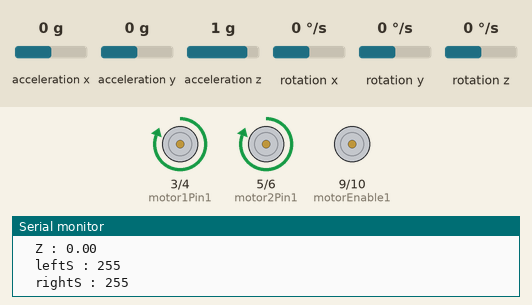
Bench run of a sketch on a simulated Arduino Uno, built with avr-gcc and run on an emulated ATmega328P. Shown: motor-driver pin pairs drawn as motors (green arrow = first pin HIGH = forward, orange = second pin HIGH = backward, longer = more drive), the last lines printed to the serial monitor. The inputs (shaded band) are chosen by the test bench; at power-on: rotation z 0 °/s, acceleration x 0 g, acceleration y 0 g, acceleration z 1 g, rotation x 0 °/s, rotation y 0 °/s.

Above: at 3.2 s.
3.3 s: rotation z set to 100 °/s
At 4.6 s:
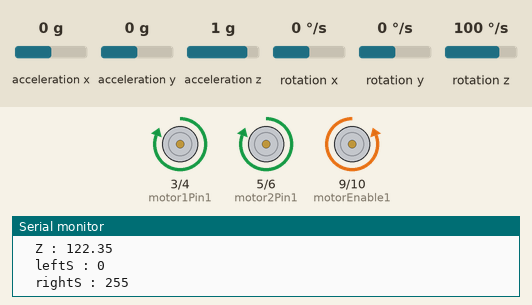
4.9 s: rotation z set to -46 °/s
7.9 s: rotation z set to -50 °/s
At 9.3 s:
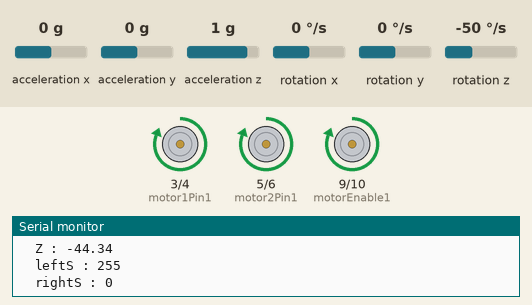
Timing chart, 0 to 10.9 s (numbered marks = the images above; inputs shaded):
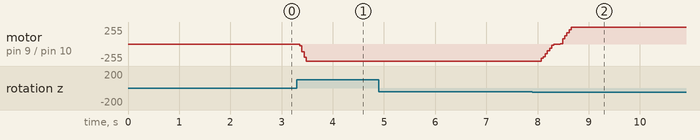

Measured:
- the behaviour switches between -49 and -50 °/s on rotation z (found by bisection; images 1 and 2)
- after the input at 3.3 s, motor on pin 9 (motorEnable1) / pin 10 (motorEnable2): stopped → backward 255/255 after 0.06 s

The sketch:

mpubasedcar.ino
```cpp
#include "Wire.h"
#include <MPU6050_light.h>

const float MAX_SPEED = 255; // Maximum motor speed (0-255)
const float STRAIGHT_ANGLE = 0.0; // Target Z-angle for straight line (degrees)
const float ANGLE_TOLERANCE = 3.0;

const int motor1Pin1 = 3;
const int motor1Pin2 = 4;
const int motor2Pin1 = 5;
const int motor2Pin2 = 6;
const int motorEnable1 = 9;
const int motorEnable2 = 10;

MPU6050 mpu(Wire);
unsigned long timer = 0;
float zAngle; // Using zAngle from MPU6050_light library

struct MotorSpeeds {
    int leftSpeed;
    int rightSpeed;
};

void setup() {
    Serial.begin(9600);
    Wire.begin();

    byte status = mpu.begin();
    Serial.print(F("MPU6050 status: "));
    Serial.println(status);
    while (status != 0) {} // stop everything if could not connect to MPU6050

    Serial.println(F("Calculating offsets, do not move MPU6050"));
    delay(1000);
    mpu.calcOffsets(); // gyro and accelero
    Serial.println("Done!\n");

    pinMode(motor1Pin1, OUTPUT);
    pinMode(motor1Pin2, OUTPUT);
    pinMode(motor2Pin1, OUTPUT);
    pinMode(motor2Pin2, OUTPUT);
    pinMode(motorEnable1, OUTPUT);
    pinMode(motorEnable2, OUTPUT);

    // Set initial motor speeds
    analogWrite(motorEnable1, MAX_SPEED);
    analogWrite(motorEnable2, MAX_SPEED);

    // Set initial direction (both motors forward)
    digitalWrite(motor1Pin1, HIGH);
    digitalWrite(motor1Pin2, LOW);
    digitalWrite(motor2Pin1, HIGH);
    digitalWrite(motor2Pin2, LOW);
}

void loop() {
    mpu.update();
    zAngle = mpu.getAngleZ(); // Update the zAngle with the current reading

    if ((millis() - timer) > 10) {
        Serial.print("\tZ : ");
        Serial.println(zAngle);
        timer = millis();

        // Calculate the motor speeds based on the zAngle
        float angleError = STRAIGHT_ANGLE - zAngle;
        int leftSpeed, rightSpeed;

        // Map angleError to z
        float z = angleError;
        if (z > 15) z = 15;
        if (z < -15) z = -15;

        // Adjust speeds based on z
        MotorSpeeds speeds = adjust_speeds(z);
        leftSpeed = speeds.leftSpeed;
        rightSpeed = speeds.rightSpeed;

        // Apply the calculated speeds to the motors
        analogWrite(motorEnable1, leftSpeed);
        analogWrite(motorEnable2, rightSpeed);

        // Set motor directions based on the speeds
        if (leftSpeed >= rightSpeed) {
            // Left motor goes forward, right motor adjusts
            digitalWrite(motor1Pin1, HIGH);
            digitalWrite(motor1Pin2, LOW);
            digitalWrite(motor2Pin1, HIGH);
            digitalWrite(motor2Pin2, LOW);
        } else {
            // Right motor goes forward, left motor adjusts
            digitalWrite(motor1Pin1, HIGH);
            digitalWrite(motor1Pin2, LOW);
            digitalWrite(motor2Pin1, HIGH);
            digitalWrite(motor2Pin2, LOW);
        }
    }
}

// Function to adjust motor speeds based on the angle error
MotorSpeeds adjust_speeds(float z) {
    MotorSpeeds speeds;

    // Base value when z is between -3 and 3
    if (-3 <= z && z <= 3) {
        speeds.leftSpeed = 255;
        speeds.rightSpeed = 255;
    } else if (z > 3) { // Positive z between 3 and 30
        speeds.leftSpeed = 175 + (z - 3) * (255 - 175) / (15 - 3);
        speeds.rightSpeed = 175 - (z - 3) * (175 - 0) / (15 - 3);
    } else if (z < -3) { // Negative z between -3 and -30
        speeds.rightSpeed = 175 + (abs(z) - 3) * (255 - 175) / (15 - 3);
        speeds.leftSpeed = 175 - (abs(z) - 3) * (175 - 0) / (15 - 3);
    }

    Serial.print("\tleftS : ");
    Serial.println(speeds.leftSpeed);
    Serial.print("\trightS : ");
    Serial.println(speeds.rightSpeed);


    return speeds;
}
```
